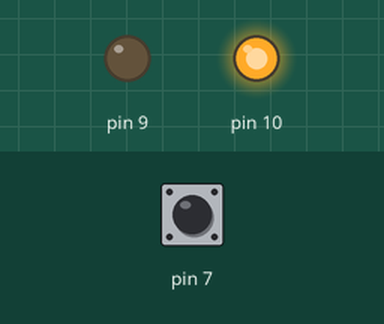
Bench run of a sketch on a simulated Arduino Uno, built with avr-gcc and run on an emulated ATmega328P. On the bench: output pins drawn as LEDs (lit = HIGH). The test bench sets the inputs (shaded band); at power-on: pin 7 HIGH.

Above: at 1.2 s.
1.3 s: pin 7 pulled LOW for 0.15 s
At 1.37 s:
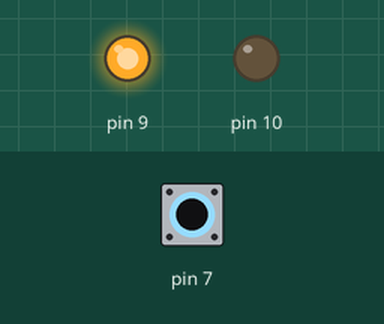
2.9 s: pin 7 pulled LOW for 3.2 s
At 6.4 s:
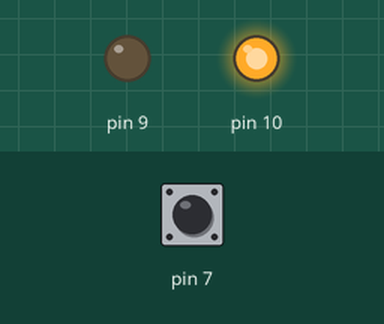
Timing chart, 0 to 7.9 s (numbered marks = the images above; inputs shaded):
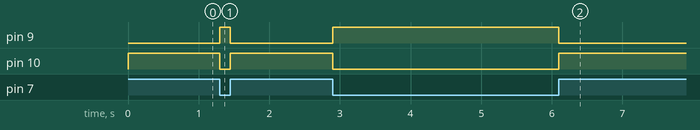

The sketch:

portas_digitais.ino
```cpp
void setup() {
  // Portas digitais

  //  Entrada de corrente elétrica
  pinMode(10, OUTPUT);
  pinMode(9, OUTPUT);

  // Entrada
  pinMode(7, INPUT_PULLUP);

  // Usar resistor do próprio arduino pra evitar o uso de resistores

  // em vez de ligar na porta 5v, vamos no terra, ele puxa a porta pra cima, ai quando apertar vai estar no estado inverso
  // O ESTADO dos leds ficarão invertidos

}

void loop() {
  // Para o programa entender o estado do botão

  int estadoBotao;
  // Verifica o estado da porta
  estadoBotao = digitalRead(7);

  // Led vai ficar ligado caso o botão esteja ligado e o contrário tbm

  // Ao apertar o botão vc controla o estado dos leds

  digitalWrite(10, estadoBotao);
  digitalWrite(9, !estadoBotao);


}
```

Measured:
- after the input at 1.3 s, pin 9: LOW → HIGH at once, → LOW 0.15 s later; pin 10: HIGH → LOW at once, → HIGH 0.15 s later
- after the input at 2.9 s, pin 9: LOW → HIGH at once, → LOW 3.2 s later; pin 10: HIGH → LOW at once, → HIGH 3.2 s later
